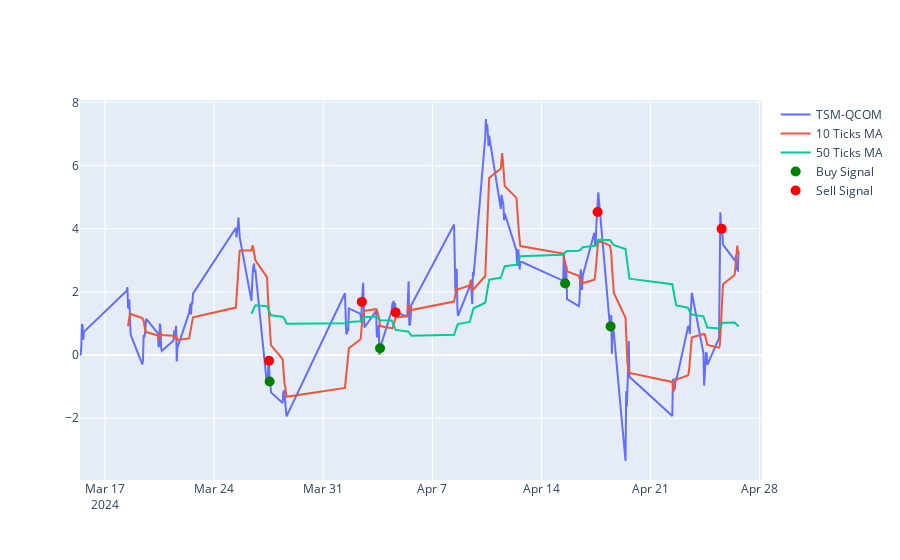

Notebook code cell kept with this figure:
### Code cell
tsm_qcom_dif['10T_MA'] = tsm_qcom_dif['Close'].rolling(window=10).mean()
tsm_qcom_dif['60T_MA'] = tsm_qcom_dif['Close'].rolling(window=60).mean()

tsm_qcom_dif['signal'] = np.where(tsm_qcom_dif['10T_MA'] > tsm_qcom_dif['60T_MA'], 1, 0)
tsm_qcom_dif['signal'] = tsm_qcom_dif['signal'].diff()

print(tsm_qcom_dif['signal'].value_counts())

# Plot the signals

fig = go.Figure()
fig.add_trace(go.Scatter(x=tsm_qcom_dif.index, y=tsm_qcom_dif['Close'], name='TSM-QCOM'))
fig.add_trace(go.Scatter(x=tsm_qcom_dif.index, y=tsm_qcom_dif.rolling(window=10).mean()['Close'], name='10 Ticks MA'))
fig.add_trace(go.Scatter(x=tsm_qcom_dif.index, y=tsm_qcom_dif.rolling(window=50).mean()['Close'], name='50 Ticks MA'))

buy_signals = tsm_qcom_dif[tsm_qcom_dif['signal'] == -1]
sell_signals = tsm_qcom_dif[tsm_qcom_dif['signal'] == 1]

fig.add_trace(go.Scatter(x=buy_signals.index, y=buy_signals['Close'], mode='markers', marker=dict(color='green', size=10), name='Buy Signal'))
fig.add_trace(go.Scatter(x=sell_signals.index, y=sell_signals['Close'], mode='markers', marker=dict(color='red', size=10), name='Sell Signal'))

 # -1 buy || 1 sell

tsm_data['signal'] = -tsm_qcom_dif['signal']
qcom_data['signal'] = tsm_qcom_dif['signal'] # opposite signal

fig.show()

# plot the profit and loss

tsm_data['buy_price'] = np.where(tsm_data['signal'] == -1, tsm_data['Close'], np.nan)
tsm_data['sell_price'] = np.where(tsm_data['signal'] == 1, tsm_data['Close'], np.nan)

qcom_data['buy_price'] = np.where(qcom_data['signal'] == -1, qcom_data['Close_NORM'], np.nan)
qcom_data['sell_price'] = np.where(qcom_data['signal'] == 1, qcom_data['Close_NORM'], np.nan)

tsm_profit = tsm_data['sell_price'].sum() - tsm_data['buy_price'].sum()
qcom_profit = qcom_data['sell_price'].sum() - qcom_data['buy_price'].sum()

print('TSMC Profit => ', tsm_profit)
print('QCOM Profit => ', qcom_profit)

pair_tsm_qcom_profit = tsm_profit + qcom_profit

print('Pair profit => ', pair_tsm_qcom_profit)

### Figure 1 — Plotly figure (JSON) as saved in the notebook; plotly's stock layout.template omitted (floating-point values rounded to 4 significant figures; data arrays with more than 128 entries replaced by an {"elided": "..."} marker saying what was removed)
{"data": [{"name": "TSM-QCOM", "type": "scatter", "x": {"elided": "210 str values"}, "y": {"elided": "210 float values"}}, {"name": "10 Ticks MA", "type": "scatter", "x": {"elided": "210 str values"}, "y": {"elided": "210 float values"}}, {"name": "50 Ticks MA", "type": "scatter", "x": {"elided": "210 str values"}, "y": {"elided": "210 float values"}}, {"marker": {"color": "green", "size": 10}, "mode": "markers", "name": "Buy Signal", "type": "scatter", "x": ["2024-03-27T13:30:00-04:00", "2024-04-03T15:30:00-04:00", "2024-04-15T12:30:00-04:00", "2024-04-18T10:30:00-04:00"], "y": [-0.8362, 0.217, 2.264, 0.9079]}, {"marker": {"color": "red", "size": 10}, "mode": "markers", "name": "Sell Signal", "type": "scatter", "x": ["2024-03-27T12:30:00-04:00", "2024-04-02T11:30:00-04:00", "2024-04-04T15:30:00-04:00", "2024-04-17T14:30:00-04:00", "2024-04-25T13:30:00-04:00"], "y": [-0.1804, 1.683, 1.35, 4.526, 3.995]}], "layout": {}}
